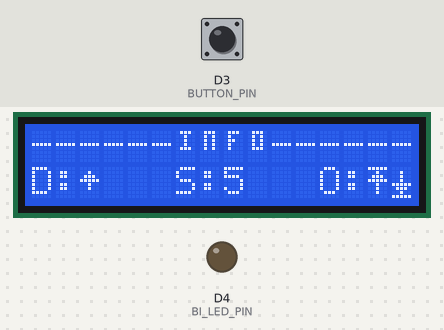
This sketch was run on a simulated ESP8266 (NodeMCU). On the bench: 16×2 character LCD, output pins drawn as LEDs (lit = HIGH). The inputs (shaded band) are chosen by the test bench; at power-on: D3 (BUTTON_PIN) HIGH. WiFi joins after 1.5 s; servers stay silent unless stated; what the sketch prints to the serial monitor is not drawn.

Above: at 9.0 s.
9.1 s: D3 (BUTTON_PIN) pulled LOW for 0.15 s
At 10.6 s:
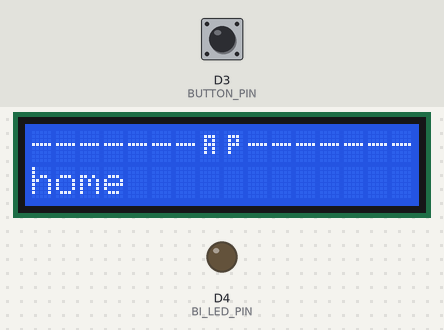
10.9 s: D3 (BUTTON_PIN) pulled LOW for 1 s
At 12.05 s:
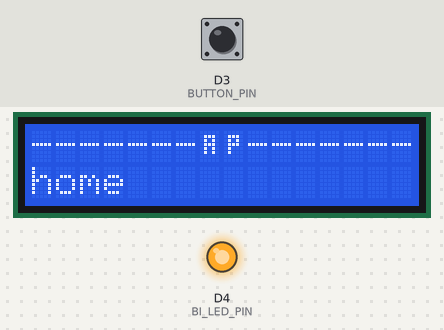
13.7 s: D3 (BUTTON_PIN) pulled LOW for 0.15 s
At 14.5 s:
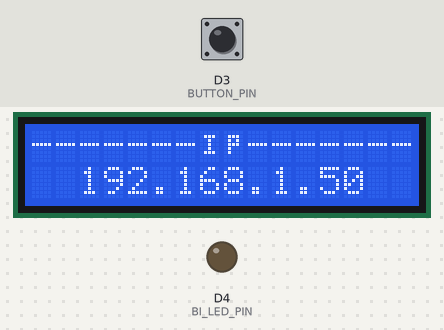
15.5 s: D3 (BUTTON_PIN) pulled LOW for 3.2 s
At 18.82 s:
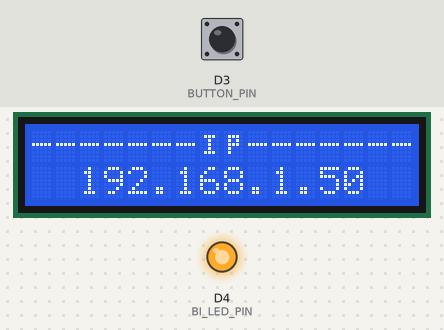
Timing chart, 0 to 20.4 s (numbered marks = the images above; inputs shaded):
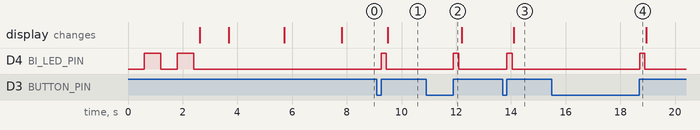

Measured:
- after the input at 9.1 s, D4 (BI_LED_PIN): LOW → HIGH after 0.15 s, → LOW 0.20 s later; the display: changes after 0.39 s (image 1)
- after the input at 10.9 s, D4 (BI_LED_PIN): LOW → HIGH after 1.0 s, → LOW 0.20 s later
- after the input at 13.7 s, D4 (BI_LED_PIN): LOW → HIGH after 0.15 s, → LOW 0.20 s later; the display: changes after 0.40 s (image 3)
- after the input at 15.5 s, D4 (BI_LED_PIN): LOW → HIGH after 3.2 s, → LOW 0.20 s later

The sketch:

AutoConnectWithFeedbackLEDV2.ino
```cpp
#include <ESP8266WiFi.h>
#include <DNSServer.h>
#include <ESP8266WebServer.h>
#include <WiFiManager.h>
#include <Wire.h>
#include <LiquidCrystal_I2C.h>
#include <Ticker.h>
#include <EasyButton.h>


const int BI_LED_PIN = D4;

//Long press detcetion veriables
const int BUTTON_PIN = D3;
const int LONG_PRESS_TIME  = 5000;
int lastState = LOW;
unsigned long pressedTime  = 0;
bool isPressing = false;
bool isLongDetected = false;


int displayMode = 1;
int loadingCount = 1;

Ticker ticker,ticker1;
EasyButton button(BUTTON_PIN);
WiFiManager wifiManager;
LiquidCrystal_I2C lcd(0x23, 16, 2);


//gets called when WiFiManager enters configuration mode


void setup() {

  Serial.begin(115200);

  //set led pin as output
  pinMode(BI_LED_PIN, OUTPUT);
  // start ticker with 0.5 because we start in AP mode and try to connect
  ticker.attach(0.6, tick);


  /* ===== Initialize System ======= Start ===== */

  initLCD();
  displayTitle();

  /* ===== Initialize System ======= End ======= */

  /* =====WI-FI connection setup ==== Start ===== */

  wifiManager.setAPCallback(configModeCallback);
  wifiManager.autoConnect("RobRobSetup");

  //and goes into a blocking loop awaiting configuration
  if (!wifiManager.autoConnect()) {

    displayFailedToConnect();
    delay(2000);
    Serial.println("failed to connect and hit timeout");
    ESP.restart();
    delay(1000);

  }

  //if you get here you have connected to the WiFi
  Serial.println("connected...yeey :)");
  ticker.detach();
  ticker1.detach();
  digitalWrite(BI_LED_PIN, LOW);
  displayConnectedToWiFi();

  /* =====WI-FI connection setup ==== End ====== */

  button.begin();
  button.onPressed(onBtnPressed);
}

void loop() {
  button.read();
  longPressDetector();
}

void onBtnPressed()
{
  Serial.println("Button pressed");
  tick();
  delay(200);
  tick();
  displayMode = (displayMode == 1 ? 2 : (displayMode == 2 ? 3 : (displayMode == 3 ? 1 : displayMode
  )));
  upadteDisplay();
}

void configModeCallback (WiFiManager *myWiFiManager) {

  displayConfigMode();
  loadingCount = 1;
  ticker1.attach(.2, displayLoading);
  Serial.println("Entered config mode");
  Serial.println(WiFi.softAPIP());
  Serial.println(myWiFiManager->getConfigPortalSSID());

  ticker.attach(0.2, tick);

}

void resetSystem(){
  Serial.println("Reset request detected.");
  ticker.attach(0.1, tick);
  displayResetSystem();
  delay(2000);
  wifiManager.resetSettings();
  ESP.reset();
  delay(1000);
}

void tick(){
  //toggle LED
  int state = digitalRead(BI_LED_PIN);
  digitalWrite(BI_LED_PIN, !state);
}

void longPressDetector (){

  // read the state of the switch/button:
  int currentState = digitalRead(BUTTON_PIN);

  if(lastState == HIGH && currentState == LOW) {        // button is pressed
    pressedTime = millis();
    isPressing = true;
    isLongDetected = false;
  }
  if(lastState == LOW && currentState == HIGH) {    // button is released
    isPressing = false;
  }
  if(isPressing == true && isLongDetected == false) {
    long pressDuration = millis() - pressedTime;

    if( pressDuration > LONG_PRESS_TIME ) {
      resetSystem(); //Long press callbsck
      isLongDetected = true;
    }
  }
  // save the the last state
  lastState = currentState;
}

/*------------------LCD methos----START----------------*/

void initLCD(){
  lcd.begin();
  lcd.backlight();
}

void displayTitle(){

  byte smallO0[] = {B00000,B00000,B00000,B01110,B11011,B11011,B11011,B01110};
  byte smallB0[] = {B00000,B11000,B11000,B11110,B11011,B11011,B11011,B11110};
  byte smallR0[] = {B00000,B00000,B00000,B01101,B01111,B01100,B01100,B01100};

  lcd.clear();
  lcd.createChar(1, smallO0);
  lcd.createChar(2, smallB0);
  lcd.createChar(3, smallR0);

  lcd.setCursor(3,0);
  lcd.write(3);
  lcd.setCursor(4,0);
  lcd.write(1);
  lcd.setCursor(5,0);
  lcd.write(2);
  lcd.setCursor(6,0);
  lcd.write(1);

  lcd.setCursor(8,0);
  lcd.write(3);
  lcd.setCursor(9,0);
  lcd.write(1);
  lcd.setCursor(10,0);
  lcd.write(2);
  lcd.setCursor(2,1);
  lcd.print("smart robot");
  delay(1000);
}

void displayConfigMode(){
  byte settings0[] = {B00000,B00000,B00100,B01100,B10100,B10100,B10011,B01000};
  byte settings1[] = {B00000,B00000,B01000,B01100,B01010,B01010,B10010,B00100};
  byte settings2[] = {B00100,B00100,B00100,B00100,B11111,B11111,B00000,B00000};
  byte settings3[] = {B01000,B01000,B01000,B01000,B11110,B11110,B00000,B00000};

  lcd.clear();
  lcd.createChar(1, settings0);
  lcd.createChar(2, settings1);
  lcd.createChar(3, settings2);
  lcd.createChar(4, settings3);

  lcd.setCursor(0,0);
  lcd.write(1);
  lcd.setCursor(1,0);
  lcd.write(2);
  lcd.setCursor(0,1);
  lcd.write(3);
  lcd.setCursor(1,1);
  lcd.write(4);

  lcd.setCursor(4,0);
  lcd.print("config mode");
}

void displayIP(){

  byte small_I[] = {B00000,B01110,B00100,B00100,B00100,B01110,B00000,B00000};
  byte small_P[] = {B00000,B01110,B01010,B01110,B01000,B01000,B00000,B00000};

  lcd.clear();
  lcd.createChar(1, small_I);
  lcd.createChar(2, small_P);

  lcd.setCursor(0,0);
  lcd.print("-------");
  lcd.setCursor(7,0);
  lcd.write(1);
  lcd.setCursor(8,0);
  lcd.write(2);
  lcd.setCursor(9,0);
  lcd.print("-------");

  String ip = WiFi.localIP().toString();
  lcd.setCursor((16%ip.length())/2,1);
  lcd.print(ip);
}

void displayAP(){

  byte small_A[] = {B00000,B01110,B01010,B01110,B01010,B01010,B00000,B00000};
  byte small_P[] = {B00000,B01110,B01010,B01110,B01000,B01000,B00000,B00000};

  lcd.clear();
  lcd.createChar(1, small_A);
  lcd.createChar(2, small_P);

  lcd.setCursor(0,0);
  lcd.print("-------");
  lcd.setCursor(7,0);
  lcd.write(1);
  lcd.setCursor(8,0);
  lcd.write(2);
  lcd.setCursor(9,0);
  lcd.print("-------");
  String ap = WiFi.SSID();
  lcd.setCursor(ap.length() > 16 ?  0 : (16%ap.length())/2,1);
  lcd.print(ap.substring(0, 16));
}


void displayControl(){

  byte dir_f[]={B00000,B00100,B01110,B11111,B00100,B00100,B00000,B00000};
  byte dir_b[]={B00000,B00100,B00100,B11111,B01110,B00100,B00000,B00000};
  byte dir_l[]={B00000,B00100,B01100,B11111,B01100,B00100,B00000,B00000};
  byte dir_r[]={B00000,B00100,B00110,B11111,B00110,B00100,B00000,B00000};
  byte dir_f_na[] = {B11111,B00100,B01110,B11111,B00100,B00100,B00100,B00000};
  byte dir_b_na[] = {B00000,B00100,B00100,B00100,B11111,B01110,B00100,B11111};

  byte small_i[] = {B01110,B00100,B00100,B00100,B01110,B00000,B00000,B00000};
  byte small_n[] = {B01110,B01010,B01010,B01010,B01010,B00000,B00000,B00000};
  byte small_f[] = {B01110,B01000,B01100,B01000,B01000,B00000,B00000,B00000};
  byte small_o[] = {B01110,B01010,B01010,B01010,B01110,B00000,B00000,B00000};

  lcd.clear();
  lcd.createChar(1, small_i);
  lcd.createChar(2, small_n);
  lcd.createChar(3, small_f);
  lcd.createChar(4, small_o);

  lcd.createChar(6, dir_f);
  lcd.createChar(7, dir_f_na);
  lcd.createChar(8, dir_b_na);

  lcd.setCursor(6,0);
  lcd.write(1);
  lcd.setCursor(7,0);
  lcd.write(2);
  lcd.setCursor(8,0);
  lcd.write(3);
  lcd.setCursor(9,0);
  lcd.write(4);
  lcd.setCursor(0,0);
  lcd.print("------");
  lcd.setCursor(10,0);
  lcd.print("------");

  lcd.setCursor(0,1);
  lcd.print("D:");
  lcd.setCursor(2,1);
  lcd.write(6);

  lcd.setCursor(6,1);
  lcd.print("S:");
  lcd.setCursor(8,1);
  lcd.print("5");

  lcd.setCursor(12,1);
  lcd.print("O:");
  lcd.setCursor(14,1);
  lcd.write(7);
  lcd.setCursor(15,1);
  lcd.write(8);
}

void displayLoading(){

  byte lodingBox[]  = {B00000,B11111,B11111, B11111, B11111,B11111,B00000,B00000};
  lcd.createChar(5, lodingBox);

  loadingCount = loadingCount>18 ? 1 : loadingCount;

  if(loadingCount<10){
    int i = loadingCount+4;
    if(i>5){
      lcd.setCursor(i-2,1);
      lcd.print(" ");
    }
    lcd.setCursor(i,1);
    lcd.write(5);

  }else{
    int i = 19 - loadingCount+4;
    if(i<13){
      lcd.setCursor(i+2,1);
      lcd.print(" ");
    }

    lcd.setCursor(i,1);
    lcd.write(5);
  }
  loadingCount++;
}

void displayConnectedToWiFi(){
  lcd.clear();
  lcd.setCursor(0,0);
  lcd.print("Connected...");
  delay(1000);
  displayIP();
  delay(2000);
  displayAP();
  delay(2000);
  displayControl();
}

void displayResetSystem(){

  byte reset0[] = {B00011,B11111,B11000,B01010,B01010,B01010,B01000,B01111};
  byte reset1[] = {B11000,B11111,B00011,B10010,B10010,B10010,B00010,B11110};

  lcd.clear();
  lcd.createChar(1, reset0);
  lcd.createChar(2, reset1);

  lcd.setCursor(0,0);
  lcd.write(1);
  lcd.setCursor(1,0);
  lcd.write(2);

  lcd.setCursor(4,0);
  lcd.print("Resetting...");

}


void displayFailedToConnect(){
  lcd.clear();
  lcd.setCursor(0,0);
  lcd.print("Failed to connect");
  lcd.setCursor(0,1);
  lcd.print("Resterting...");
}

void upadteDisplay(){
  if(displayMode == 1){
      displayIP();
  }
  if(displayMode == 2){
      displayAP();
  }
  if(displayMode == 3){
      displayControl();
  }
}

/*------------------LCD methos----END----------------*/
```
